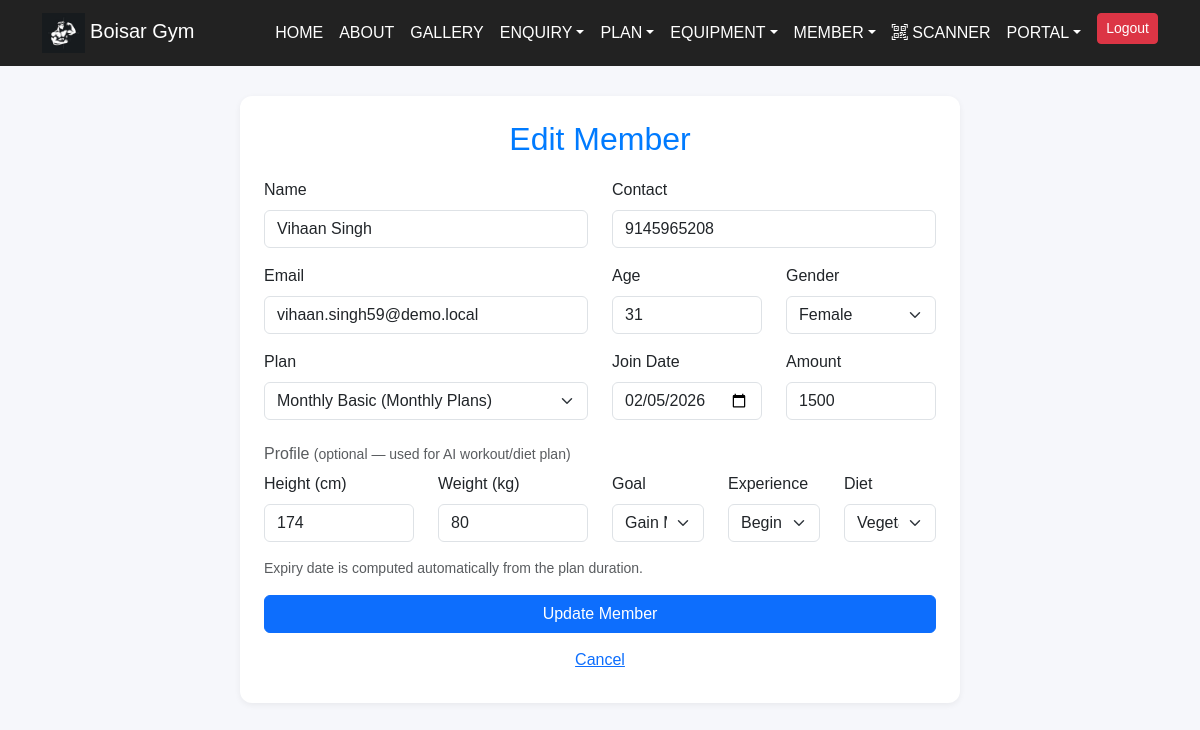
The page /edit_member/61/ (signed in) on the database its author committed.
### project/models.py (models this page shows, shortened)
class Member(models.Model):
    GENDER_CHOICES = [('Male', 'Male'), ('Female', 'Female')]
    GOAL_CHOICES = [
        ('lose', 'Lose Weight'),
        ('gain', 'Gain Muscle'),
        ('maintain', 'Maintain'),
    ]
    EXPERIENCE_CHOICES = [
        ('beginner', 'Beginner'),
        ('intermediate', 'Intermediate'),
        ('advanced', 'Advanced'),
    ]
    DIET_CHOICES = [
        ('veg', 'Vegetarian'),
        ('nonveg', 'Non-Vegetarian'),
        ('vegan', 'Vegan'),
    ]
    user = models.OneToOneField(
        settings.AUTH_USER_MODEL,
        on_delete=models.SET_NULL,
        null=True, blank=True,
        related_name='member_profile',
    )
    name = models.CharField(max_length=100)
    contact = models.CharField(max_length=15)
    email = models.EmailField(unique=True)
    age = models.PositiveIntegerField()
    gender = models.CharField(max_length=10, choices=GENDER_CHOICES)
    plan = models.ForeignKey(Plan, on_delete=models.PROTECT, related_name='members')
    join_date = models.DateField(default=timezone.now)
    expiry_date = models.DateField(blank=True, null=True)
    amount = models.PositiveIntegerField()
    height_cm = models.PositiveIntegerField(blank=True, null=True)
    weight_kg = models.PositiveIntegerField(blank=True, null=True)
    goal = models.CharField(max_length=10, choices=GOAL_CHOICES, blank=True)
    experience = models.CharField(max_length=15, choices=EXPERIENCE_CHOICES, blank=True)
    diet = models.CharField(max_length=10, choices=DIET_CHOICES, blank=True)

### project/views.py (the view)
# urls.py: path('edit_member/<int:member_id>/', views.edit_member, name='edit_member'),
@login_required(login_url="admin_login")
def edit_member(request, member_id):
    member = get_object_or_404(Member, id=member_id)
    form = MemberForm(request.POST or None, instance=member)
    if request.method == "POST" and form.is_valid():
        form.save()
        messages.success(request, "Member updated.")
        return redirect('view_member')
    return render(request, 'admin_panel/add_member.html', {'form': form, 'editing': True})

### project/forms.py
class MemberForm(_BootstrapMixin, forms.ModelForm):
    class Meta:
        model = Member
        fields = [
            'name', 'contact', 'email', 'age', 'gender',
            'plan', 'join_date', 'amount',
            'height_cm', 'weight_kg', 'goal', 'experience', 'diet',
        ]
        widgets = {
            'join_date': forms.DateInput(attrs={'type': 'date'}),
        }

### project/forms.py (called while the page is built)
def _add_class(widget, klass):
    existing = widget.attrs.get('class', '')
    widget.attrs['class'] = (existing + ' ' + klass).strip()

### project/models.py (called while the page is built)
    def __str__(self):
        return f"{self.name} ({self.duration})"

### templates/admin_panel/add_member.html (shortened to what this page needs)
<!DOCTYPE html>
<html lang="en">
  <head>
  </head>
  <body>
    {% include "admin_panel/navbar.html" %}
    <div class="panel panel-narrow">
      <h2 class="text-center">{% if editing %}Edit{% else %}Add{% endif %} Member</h2>
      <form method="POST">
        <div class="row">
          <div class="col-md-6 mb-3"><label class="form-label">Name</label>{{ form.name }}</div>
          <div class="col-md-6 mb-3"><label class="form-label">Contact</label>{{ form.contact }}</div>
        </div>
        <div class="row">
          <div class="col-md-6 mb-3"><label class="form-label">Email</label>{{ form.email }}</div>
          <div class="col-md-3 mb-3"><label class="form-label">Age</label>{{ form.age }}</div>
          <div class="col-md-3 mb-3"><label class="form-label">Gender</label>{{ form.gender }}</div>
        </div>
        <div class="row">
          <div class="col-md-6 mb-3"><label class="form-label">Plan</label>{{ form.plan }}</div>
          <div class="col-md-3 mb-3"><label class="form-label">Join Date</label>{{ form.join_date }}</div>
          <div class="col-md-3 mb-3"><label class="form-label">Amount</label>{{ form.amount }}</div>
        </div>
        <h6 class="mt-2 text-muted">Profile <small>(optional — used for AI workout/diet plan)</small></h6>
        <div class="row">
          <div class="col-md-3 mb-3"><label class="form-label">Height (cm)</label>{{ form.height_cm }}</div>
          <div class="col-md-3 mb-3"><label class="form-label">Weight (kg)</label>{{ form.weight_kg }}</div>
          <div class="col-md-2 mb-3"><label class="form-label">Goal</label>{{ form.goal }}</div>
          <div class="col-md-2 mb-3"><label class="form-label">Experience</label>{{ form.experience }}</div>
          <div class="col-md-2 mb-3"><label class="form-label">Diet</label>{{ form.diet }}</div>
        </div>
        <p class="small text-muted">Expiry date is computed automatically from the plan duration.</p>
        <button type="submit" class="btn btn-primary w-100">
          {% if editing %}Update Member{% else %}Save Member{% endif %}
        </button>
        <a class="btn btn-link w-100 mt-2" href="{% url 'view_member' %}">Cancel</a>
      </form>
    </div>
  </body>
</html>

### templates/admin_panel/navbar.html (style rules this page uses)
body { font-family: 'Poppins', Arial, sans-serif; background: #f6f7fb; margin: 0; }
.panel { max-width: 1100px; margin: 30px auto; background: #fff; padding: 24px; border-radius: 12px; box-shadow: 0 2px 6px rgba(0,0,0,0.06); }
.panel h2 { color: #007bff; margin-bottom: 20px; }
.panel-narrow { max-width: 720px; }

### rows shown on the page
Member: name "Vihaan Singh", contact "9145965208", email "vihaan.singh59@demo.local", age "31", gender "Female", plan "Monthly Basic (Monthly Plans)", join_date "02/05/2026", amount "1500", height_cm "174", weight_kg "80", goal "Gain Muscle", experience "Beginner", diet "Vegetarian"
